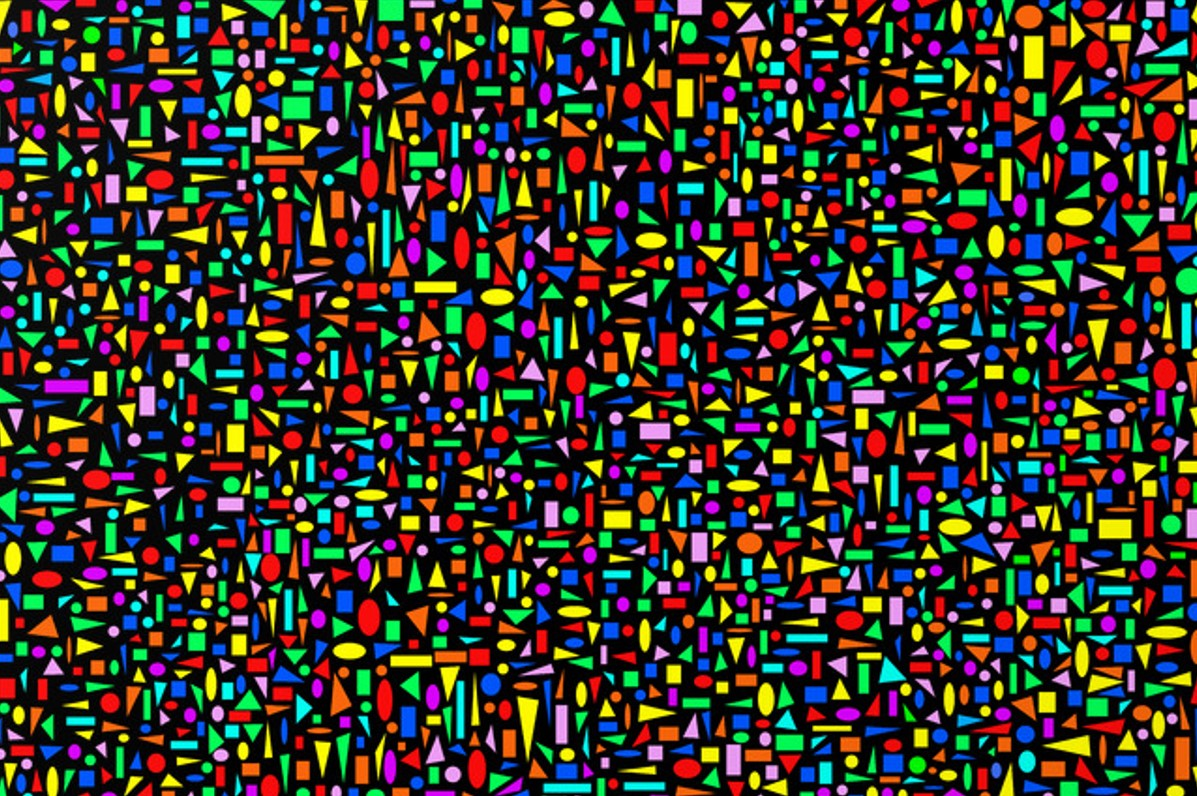
#> input picture input_03.jpg, 1197 x 796 px, given in place of the camera
$ python Distance_Estimator.py
#> lines starting #> are read from the running program, lines starting #| are printed output that depends on the picture; after the words box and inside, x2 and y2 are one past the last pixel; in counts of white or black regions, pixels touching at a corner belong together
# Python code for Multiple Color Detection


import numpy as np
import math
import cv2


# Capturing video through webcam
webcam = cv2.VideoCapture(0)

# Start a while loop
while(1):
    #Define angle (in degrees) per pixel
    app = 0.118

    # Reading the video from the
    # webcam in image frames
    _, imageFrame = webcam.read()
#> imageFrame is the input picture: shape (796, 1197, 3); mean B, G, R 42.8, 55.9, 58.7

    # Convert the imageFrame in
    # BGR(RGB color space) to
    # HSV(hue-saturation-value)
    # color space
    hsvFrame = cv2.cvtColor(imageFrame, cv2.COLOR_BGR2HSV)
#> hsvFrame: shape (796, 1197, 3); mean H, S, V 76.2, 219.2, 94.2

    # Set range for red color and
    # define mask
    red_lower = np.array([136, 87, 111], np.uint8)
    red_upper = np.array([180, 255, 255], np.uint8)
    red_mask = cv2.inRange(hsvFrame, red_lower, red_upper)
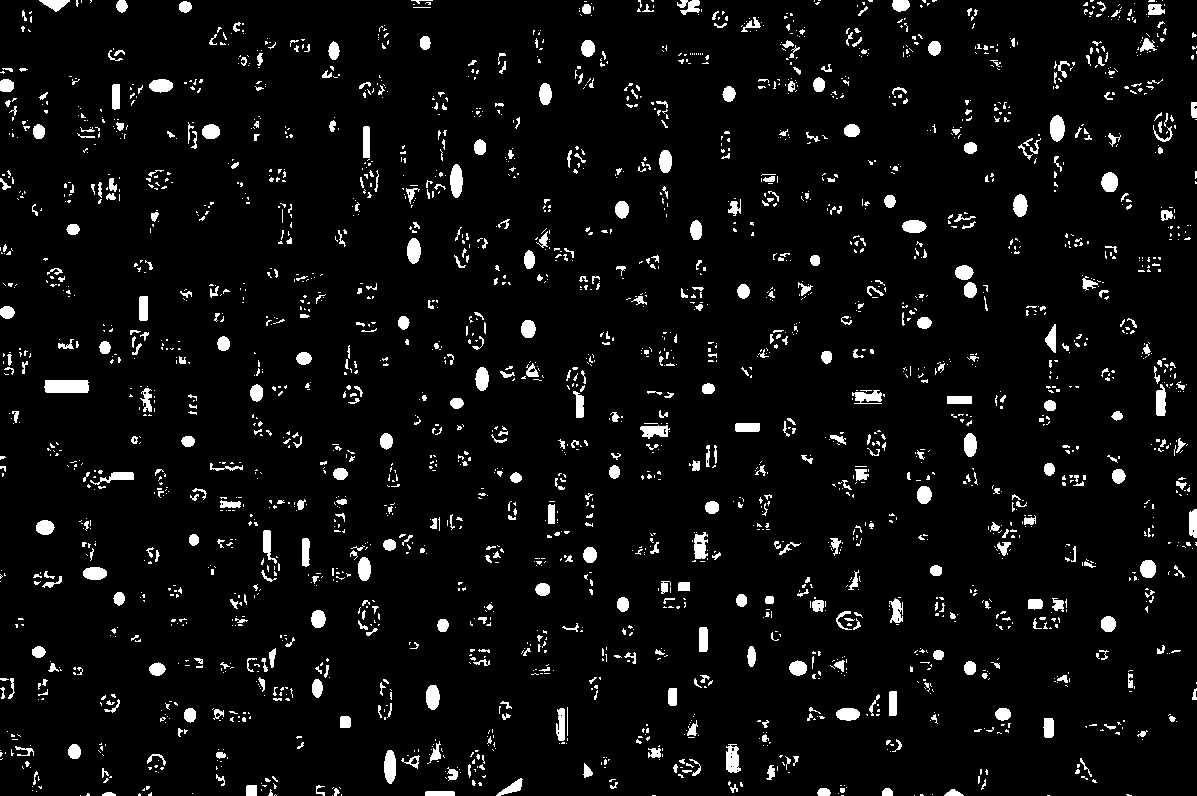
#> red_mask: shape (796, 1197); 5.3% white; 2553 white regions (1982 under 20 px), largest, box (x1, y1, x2, y2) and area: (44, 380, 89, 393) 567, (450, 164, 463, 198) 338, (384, 750, 396, 784) 329

    # Set range for green color and
    # define mask
    green_lower = np.array([25, 52, 72], np.uint8)
    green_upper = np.array([102, 255, 255], np.uint8)
    green_mask = cv2.inRange(hsvFrame, green_lower, green_upper)
#> green_mask: shape (796, 1197); 18% white; 796 white regions (1 under 20 px), largest, box (x1, y1, x2, y2) and area: (440, 666, 465, 739) 918, (1024, 36, 1044, 79) 859, (517, 696, 539, 761) 793

    # Set range for blue color and
    # define mask
    blue_lower = np.array([94, 80, 2], np.uint8)
    blue_upper = np.array([120, 255, 255], np.uint8)
    blue_mask = cv2.inRange(hsvFrame, blue_lower, blue_upper)
#> blue_mask: shape (796, 1197); 16.6% white; 10088 white regions (9452 under 20 px), largest, box (x1, y1, x2, y2) and area: (424, 200, 455, 247) 760, (1160, 579, 1197, 623) 755, (936, 462, 975, 504) 749

    # Morphological Transform, Dilation
    # for each color and bitwise_and operator
    # between imageFrame and mask determines
    # to detect only that particular color
    kernal = np.ones((5, 5), "uint8")

    # For red color
    red_mask = cv2.dilate(red_mask, kernal)
#> red_mask: shape (796, 1197); 16.7% white; 583 white regions (2 under 20 px), largest, box (x1, y1, x2, y2) and area: (1152, 356, 1189, 418) 1230, (358, 124, 381, 200) 1056, (424, 162, 465, 201) 1033
    res_red = cv2.bitwise_and(imageFrame, imageFrame,
                              mask = red_mask)

    # For green color
    green_mask = cv2.dilate(green_mask, kernal)
#> green_mask: shape (796, 1197); 31.1% white; 551 white regions, largest, box (x1, y1, x2, y2) and area: (919, 489, 1008, 561) 2922, (262, 55, 324, 152) 2802, (1054, 615, 1125, 695) 2513
    res_green = cv2.bitwise_and(imageFrame, imageFrame,
                                mask = green_mask)

    # For blue color
    blue_mask = cv2.dilate(blue_mask, kernal)
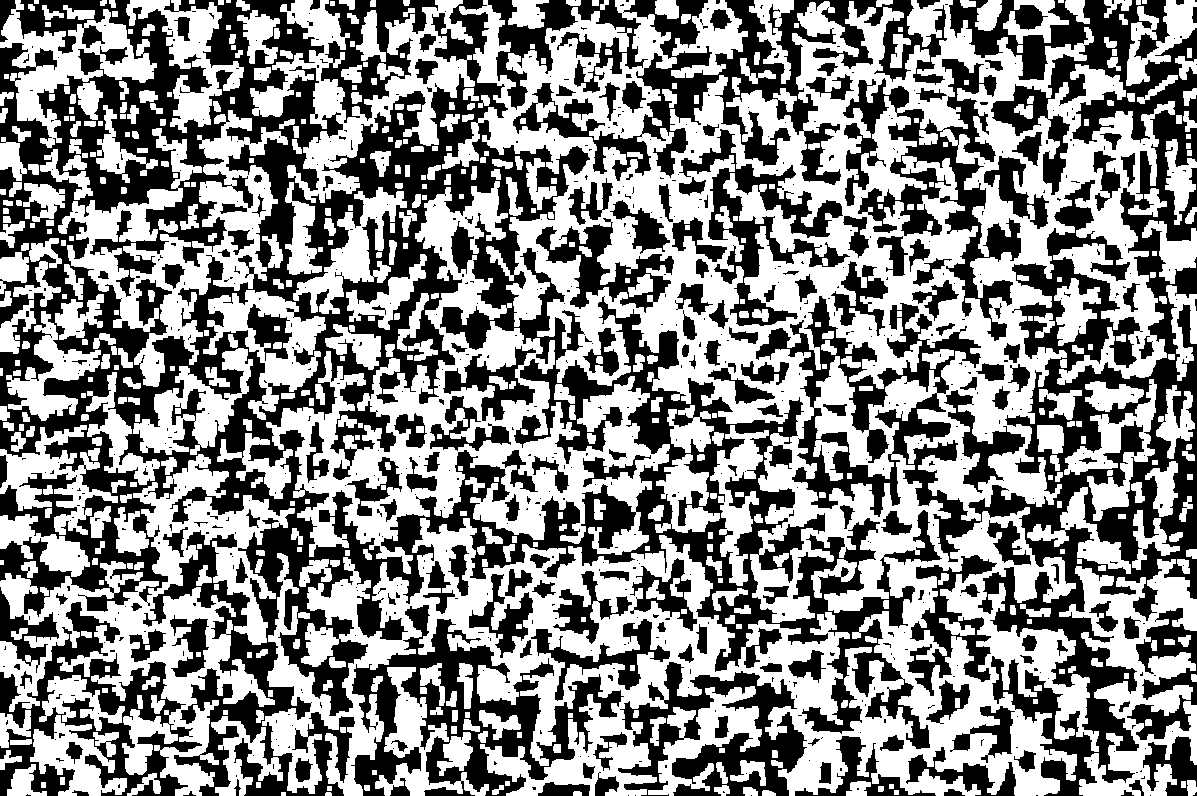
#> blue_mask: shape (796, 1197); 53.4% white; 769 black regions (594 under 20 px)
    res_blue = cv2.bitwise_and(imageFrame, imageFrame,
                               mask = blue_mask)
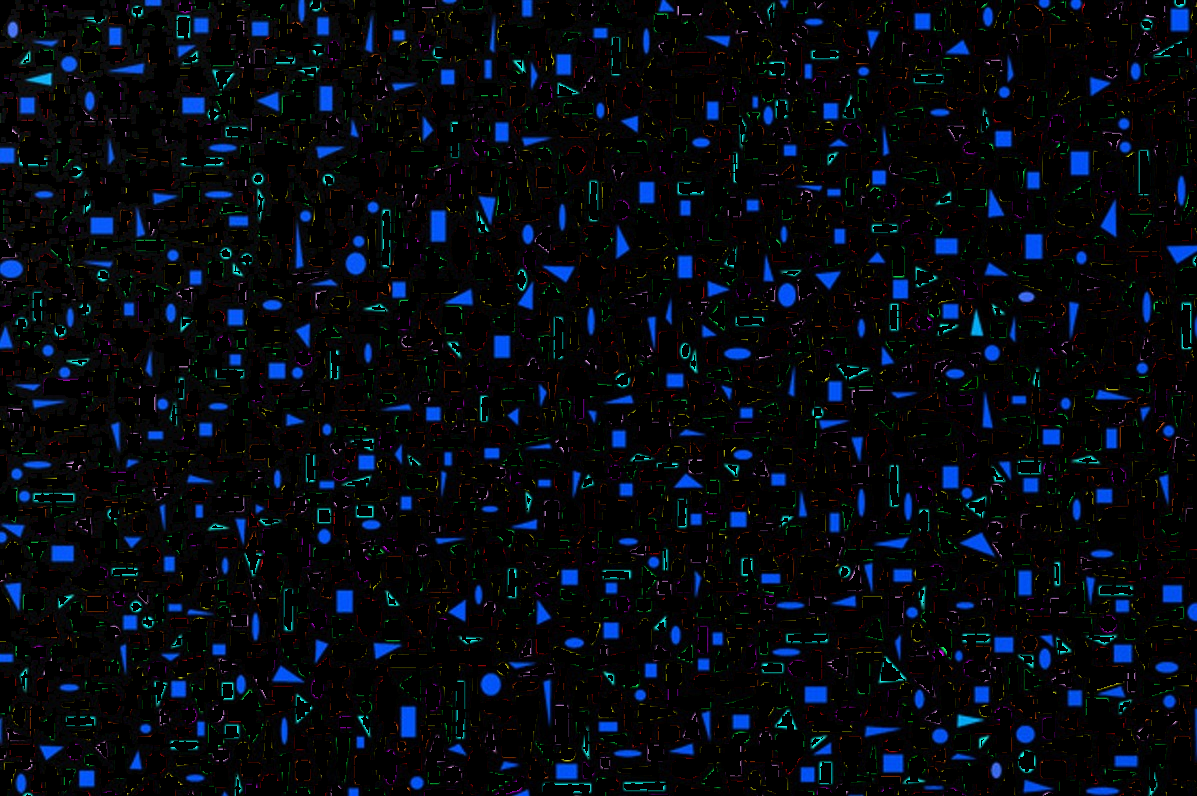
#> res_blue: shape (796, 1197, 3); mean B, G, R 18.6, 10.4, 5.2

    # Creating contour to track red color
    rcontours, hierarchy = cv2.findContours(red_mask,
                                           cv2.RETR_TREE,
                                           cv2.CHAIN_APPROX_SIMPLE)
#> rcontours = 755 contours, 169 with area under 20; largest, box (x1, y1, x2, y2) and area: (1152, 356, 1189, 418) 1185, (424, 162, 465, 201) 1012, (358, 124, 381, 200) 992, (564, 365, 588, 420) 832, (259, 528, 282, 584) 805
    # Creating contour to track blue color
    bcontours, hierarchy = cv2.findContours(blue_mask,
                                           cv2.RETR_TREE,
                                           cv2.CHAIN_APPROX_SIMPLE)
#> bcontours = 1405 contours, 744 with area under 20; largest, box (x1, y1, x2, y2) and area: (262, 0, 1175, 796) 322887, (266, 181, 670, 574) 48545, (0, 454, 295, 796) 29199, (58, 110, 288, 387) 18136, (250, 0, 475, 203) 13167
    # Creating contour to track green color
    gcontours, hierarchy = cv2.findContours(green_mask,
                                           cv2.RETR_TREE,
                                           cv2.CHAIN_APPROX_SIMPLE)
#> gcontours = 581 contours, 27 with area under 20; largest, box (x1, y1, x2, y2) and area: (919, 489, 1008, 561) 2722, (262, 55, 324, 152) 2611, (1054, 615, 1125, 695) 2439, (205, 47, 254, 122) 2205, (756, 680, 806, 753) 2104

    for pic, gcontour in enumerate(gcontours):
        for pic, bcontour in enumerate(bcontours):

            area = cv2.contourArea(gcontour)
            area2 = cv2.contourArea(bcontour)
            if(area > 300 and area2 > 300):
                gx, gy, gw, gh = cv2.boundingRect(gcontour)
                imageFrame = cv2.rectangle(imageFrame, (gx, gy),
                                           (gx + gw, gy + gh),
                                           (0, 255, 0), 2)

                cv2.putText(imageFrame, "Green Colour", (gx, gy),
                            cv2.FONT_HERSHEY_SIMPLEX,
                            1.0, (0, 255, 0))

                greenX = int(gx + (gw / 2.0))
                greenY = int(gy + (gh / 2.0))
                cv2.putText(imageFrame, ".", (greenX, greenY),
                            cv2.FONT_HERSHEY_SIMPLEX, 1.0,
                            (0, 255, 0))
                if (greenX >= 320):
                    greenX = greenX - 320
                elif (greenX < 320):
                    greenX = -greenX + 320
                #print (greenX)
                ga = math.radians(greenX*app)
                #print(ga)


                bx, by, bw, bh = cv2.boundingRect(bcontour)
                imageFrame = cv2.rectangle(imageFrame, (bx, by),
                                           (bx + bw, by + bh),
                                           (255, 0, 0), 2)

                cv2.putText(imageFrame, "Blue Colour", (bx, by),
                            cv2.FONT_HERSHEY_SIMPLEX,
                            1.0, (255, 0, 0))

                blueX = int(bx + (bw / 2.0))
                blueY = int(by + (bh / 2.0))
                cv2.putText(imageFrame, ".", (blueX, blueY),
                            cv2.FONT_HERSHEY_SIMPLEX, 1.0,
                            (255, 0, 0))
                if (blueX >= 320):
                    blueX = blueX - 320
                elif (blueX < 320):
                    blueX = -blueX + 320
                #print (blueX)
                ba = math.radians(blueX*app)
                #print(ba)

                d = 5/(math.tan(ba) + math.tan(ga))
                print(d)
#> this loop made 581 passes
#> gcontour on passes 38, 39, 54: [[1154, 762], [1155, 761], [1156, 762], [1155, 763]], [[1153, 760], [1154, 759], [1155, 760], [1154, 761]], [[221, 734], [222, 733], [223, 734], [222, 735]]
#> (printed output is left out)
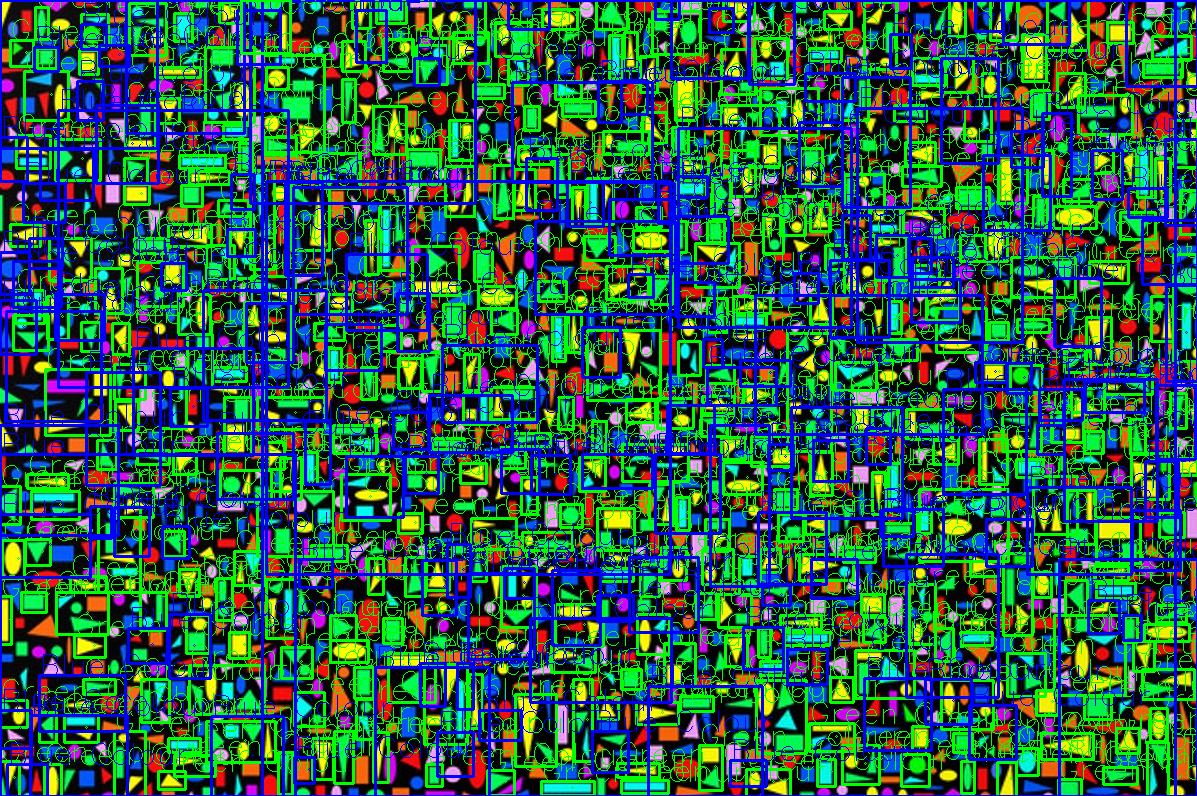
#> imageFrame: shape (796, 1197, 3); mean B, G, R 70.8, 94.3, 39.7


    # Program Termination
    cv2.imshow("Multiple Color Detection in Real-Time", imageFrame)
    if cv2.waitKey(27) & 0xFF == ord('q'):
#> (key q is pressed here)
#> (the run stopped early here; a loop or call above may not have finished)
